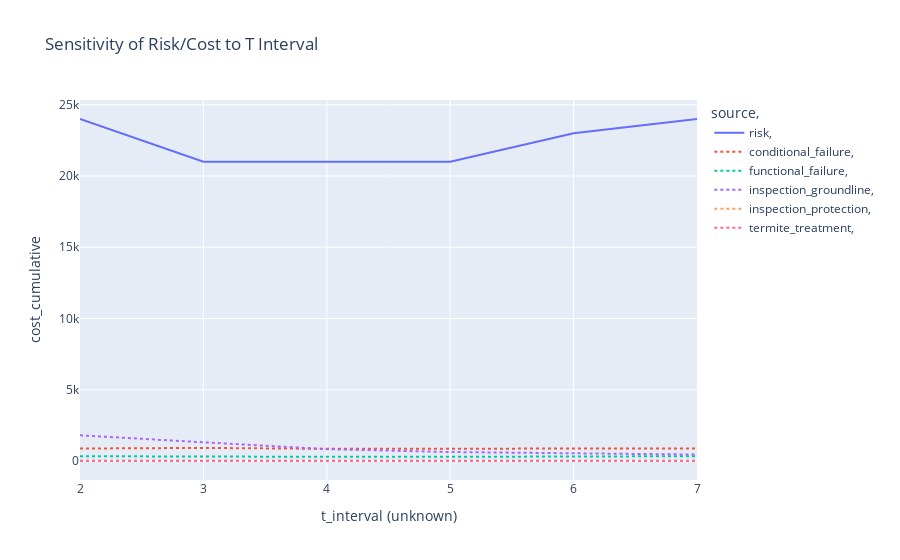

Source (notebook cell):
### Code cell
# Apply the function
df_rolling = rolling_mean(df_sens_chain, x_var=x_var, y_var=y_var,window=window)

# Create df_plot for generating a figure
df_plot = df_rolling.loc[df_rolling[y_var] == df_rolling.iloc[-1][y_var]]
df_plot.rename(columns={x_var : x_var.split('-')[-1]}, inplace=True)
make_sensitivity_fig(df_plot, var_name=x_var, y_axis = 'cost_cumulative')

### Figure 1 — Plotly figure (JSON) as saved in the notebook; plotly's stock layout.template omitted (floating-point values rounded to 4 significant figures)
{"data": [{"hovertemplate": "source=risk<br> =   <br>t_interval=%{x}<br>cost_cumulative=%{y}<extra></extra>", "legendgroup": "risk,    ", "line": {"color": "#636EFA", "dash": "solid"}, "mode": "lines", "name": "risk,    ", "orientation": "v", "showlegend": true, "type": "scatter", "x": [2, 3, 4, 5, 6, 7], "xaxis": "x", "y": [24000, 21000, 21000, 21000, 23000, 24000], "yaxis": "y"}, {"hovertemplate": "source=conditional_failure<br> =  <br>t_interval=%{x}<br>cost_cumulative=%{y}<extra></extra>", "legendgroup": "conditional_failure,   ", "line": {"color": "#EF553B", "dash": "dot"}, "mode": "lines", "name": "conditional_failure,   ", "orientation": "v", "showlegend": true, "type": "scatter", "x": [2, 3, 4, 5, 6, 7], "xaxis": "x", "y": [875, 917, 854, 854, 896, 882], "yaxis": "y"}, {"hovertemplate": "source=functional_failure<br> =  <br>t_interval=%{x}<br>cost_cumulative=%{y}<extra></extra>", "legendgroup": "functional_failure,   ", "line": {"color": "#00CC96", "dash": "dot"}, "mode": "lines", "name": "functional_failure,   ", "orientation": "v", "showlegend": true, "type": "scatter", "x": [2, 3, 4, 5, 6, 7], "xaxis": "x", "y": [336, 294, 294, 294, 322, 336], "yaxis": "y"}, {"hovertemplate": "source=inspection_groundline<br> =  <br>t_interval=%{x}<br>cost_cumulative=%{y}<extra></extra>", "legendgroup": "inspection_groundline,   ", "line": {"color": "#AB63FA", "dash": "dot"}, "mode": "lines", "name": "inspection_groundline,   ", "orientation": "v", "showlegend": true, "type": "scatter", "x": [2, 3, 4, 5, 6, 7], "xaxis": "x", "y": [1801.0, 1317.0, 828.9, 630.8, 518.2, 452], "yaxis": "y"}, {"hovertemplate": "source=inspection_protection<br> =  <br>t_interval=%{x}<br>cost_cumulative=%{y}<extra></extra>", "legendgroup": "inspection_protection,   ", "line": {"color": "#FFA15A", "dash": "dot"}, "mode": "lines", "name": "inspection_protection,   ", "orientation": "v", "showlegend": true, "type": "scatter", "x": [2, 3, 4, 5, 6, 7], "xaxis": "x", "y": [0, 0, 0, 0, 0, 0], "yaxis": "y"}, {"hovertemplate": "source=termite_treatment<br> =  <br>t_interval=%{x}<br>cost_cumulative=%{y}<extra></extra>", "legendgroup": "termite_treatment,   ", "line": {"color": "#FF6692", "dash": "dot"}, "mode": "lines", "name": "termite_treatment,   ", "orientation": "v", "showlegend": true, "type": "scatter", "x": [2, 3, 4, 5, 6, 7], "xaxis": "x", "y": [20.2, 21.4, 20.6, 20.2, 19, 18.6], "yaxis": "y"}], "layout": {"legend": {"title": {"text": "source,  "}, "tracegroupgap": 0}, "title": {"text": "Sensitivity of Risk/Cost to T Interval"}, "xaxis": {"anchor": "y", "automargin": true, "domain": [0, 1], "title": {"text": "t_interval (unknown)"}}, "yaxis": {"anchor": "x", "automargin": true, "domain": [0, 1], "title": {"text": "cost_cumulative"}}}}
